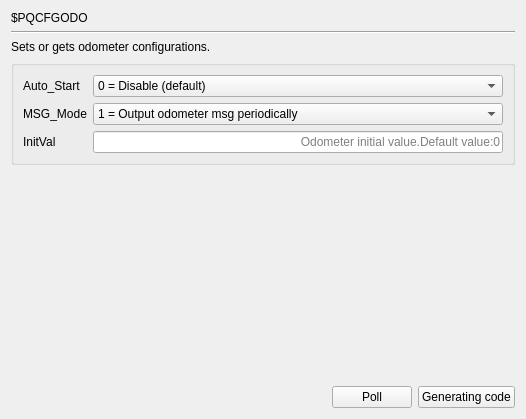
     <widget class="QWidget" name="page_PQCFGODO">
      <layout class="QGridLayout" name="gridLayout_11">
       <item row="0" column="0">
        <widget class="QLabel" name="label_540">
         <property name="text">
          <string>$PQCFGODO</string>
         </property>
        </widget>
       </item>
       <item row="1" column="0" colspan="3">
        <widget class="Line" name="line_139">
         <property name="orientation">
          <enum>Qt::Horizontal</enum>
         </property>
        </widget>
       </item>
       <item row="2" column="0" colspan="2">
        <widget class="QLabel" name="label_541">
         <property name="text">
          <string>Sets or gets odometer configurations.</string>
         </property>
        </widget>
       </item>
       <item row="3" column="0" colspan="3">
        <widget class="QGroupBox" name="groupBox_119">
         <property name="title">
          <string/>
         </property>
         <layout class="QGridLayout" name="gridLayout_10">
          <item row="0" column="1">
           <widget class="QComboBox" name="comboBox_PQCFGODO_Auto_Start">
            <item>
             <property name="text">
              <string>0 = Disable (default)</string>
             </property>
            </item>
            <item>
             <property name="text">
              <string>1 = Enable</string>
             </property>
            </item>
           </widget>
          </item>
          <item row="2" column="0">
           <widget class="QLabel" name="label_545">
            <property name="text">
             <string>InitVal</string>
            </property>
           </widget>
          </item>
          <item row="2" column="1">
           <widget class="QLineEdit" name="lineEdit_PQCFGODO_InitVal">
            <property name="alignment">
             <set>Qt::AlignRight|Qt::AlignTrailing|Qt::AlignVCenter</set>
            </property>
            <property name="placeholderText">
             <string>Odometer initial value.Default value:0</string>
            </property>
           </widget>
          </item>
          <item row="1" column="1">
           <widget class="QComboBox" name="comboBox_PQCFGODO_MSG_Mode">
            <property name="currentIndex">
             <number>1</number>
            </property>
            <item>
             <property name="text">
              <string>0 = Don't output odometer msg periodically</string>
             </property>
            </item>
            <item>
             <property name="text">
              <string>1 = Output odometer msg periodically</string>
             </property>
            </item>
           </widget>
          </item>
          <item row="0" column="0">
           <widget class="QLabel" name="label_543">
            <property name="text">
             <string>Auto_Start</string>
            </property>
           </widget>
          </item>
          <item row="1" column="0">
           <widget class="QLabel" name="label_544">
            <property name="text">
             <string>MSG_Mode</string>
            </property>
           </widget>
          </item>
         </layout>
        </widget>
       </item>
       <item row="4" column="2">
        <spacer name="verticalSpacer_139">
         <property name="orientation">
          <enum>Qt::Vertical</enum>
         </property>
         <property name="sizeHint" stdset="0">
          <size>
           <width>20</width>
           <height>215</height>
          </size>
         </property>
        </spacer>
       </item>
       <item row="5" column="0">
        <spacer name="horizontalSpacer_139">
         <property name="orientation">
          <enum>Qt::Horizontal</enum>
         </property>
         <property name="sizeHint" stdset="0">
          <size>
           <width>315</width>
           <height>20</height>
          </size>
         </property>
        </spacer>
       </item>
       <item row="5" column="1">
        <widget class="QPushButton" name="poll_PQCFGODO">
         <property name="text">
          <string>Poll</string>
         </property>
        </widget>
       </item>
       <item row="5" column="2">
        <widget class="QPushButton" name="GC_PQCFGODO">
         <property name="text">
          <string>Generating code</string>
         </property>
        </widget>
       </item>
      </layout>
     </widget>
